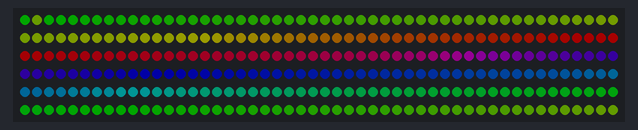
Bench run of a sketch on a simulated Arduino Uno, built with avr-gcc and run on an emulated ATmega328P. On the bench: 300 RGB LEDs in strip order, left to right, continuing on the next row. Dim RGB values are drawn brighter than linear; colours are those a GRB WS2812 strip shows for the declared byte order; random numbers use the default seed unless the sketch sets one; what the sketch prints to the serial monitor is not drawn.

Above: at 1.18 s.
At 18.22 s:
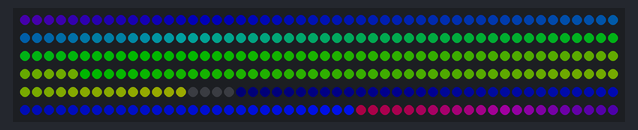
At 20.19 s:
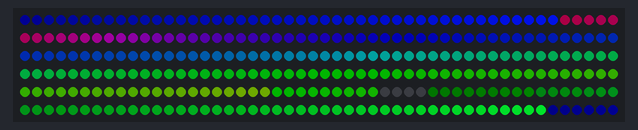
At 25.11 s:
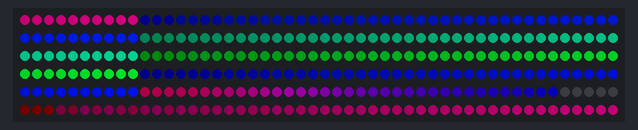
At 30.03 s:
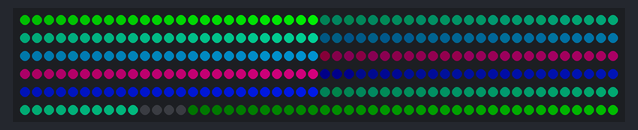
At 39.58 s:
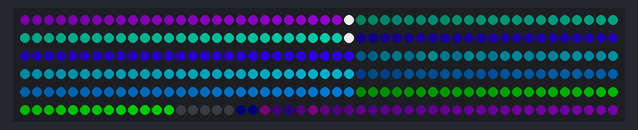

The sketch:

led_effect.ino
```cpp
#include "FastLED.h"

#define NUM_LEDS 300
#define DATA_PIN 17
#define RESOLUTION 256
#define NUM_METEORS 64
#define INCREASE_BRIGHTNESS (RESOLUTION / NUM_METEORS)
int DISPLAY_SPEED=60;

CRGB leds[NUM_LEDS];
 CHSV color[NUM_LEDS] ;
int br=100,brs=1;
int mode=0;
int bright=0;
int speed=0;
int wave=155,waves=1;

void meteors_with_spots(){
    int j=213;
    int H=random(128, 256);
    for(int i=INCREASE_BRIGHTNESS-1;i<256;i+=INCREASE_BRIGHTNESS){

    if(i==255)leds[j++].setHSV(H,0,i);
    else leds[j++].setHSV(H,255,i);
    }
    for(int a=0;a<50;a++){
      leds[0]=leds[NUM_LEDS-1];

      for(int i=NUM_LEDS-1;i>0;i--)
      {
         leds[i]=leds[i-1];

      }
      FastLED.show();
      delay(1000/DISPLAY_SPEED);
    }
}

void meteors(){
    int j=213;
    int H=random(128, 256);
    for(int i=INCREASE_BRIGHTNESS-1;i<256;i+=INCREASE_BRIGHTNESS){
          color[j].h=H;
          color[j].s=255;
          color[j].v=i;
        leds[j++]=color[j];

    }
    for(int a=0;a<50;a++){
      leds[0]=leds[NUM_LEDS-1];

      for(int i=NUM_LEDS-1;i>0;i--)
      {

         leds[i]=leds[i-1];

      }
      FastLED.show();
      delay(1000/DISPLAY_SPEED);
    }
}

void rainbow(){

   br+=brs;
      if(br==200)brs=-1;
      if(br==50)brs=1;
      color[0]=color[NUM_LEDS-1];
      for(int i=NUM_LEDS-1;i>0;i--)
      {
         color[i]=color[i-1];
         color[i].v=br;
         leds[i]=color[i];
      }

      FastLED.show();
      delay(1000/DISPLAY_SPEED);

}
void setRGB(){
   for(int i=0;i<NUM_LEDS;i++){
          color[i].h=i;
          color[i].s=255;
          color[i].v=100;
          leds[i]=color[i];
        }

}

void setup(){
  delay(1000);
  FastLED.addLeds<WS2812B,DATA_PIN>(leds,NUM_LEDS);
       setRGB();

        Serial.begin(9600);
      Serial.println("-------------Current version 20201006 updated---------------");

}
void starry(){
int ran=random(0, NUM_LEDS);
if(wave==160)waves=-1;
if(wave==150)waves=1;


   for(int i=0;i<NUM_LEDS;i++){
    color[i].h=wave;
    color[i].s=255;
    color[i].v=150;
    leds[i]=color[i];
   }
   wave+=waves;
   color[ran].s=0;
    color[ran].v=255;
    leds[ran]=color[ran];
    FastLED.show();
      delay(1000/DISPLAY_SPEED);
  }


void snow(){
const int R=60;
int ran[R];

for(int i=0;i<R;i++){
  ran[i]=random(0,NUM_LEDS);

}

if(wave==160)waves=-1;
if(wave==150)waves=1;


   for(int i=0;i<NUM_LEDS;i++){
    color[i].h=155;
    color[i].s=255;
    color[i].v=150;
    leds[i]=color[i];

   }

   for(int i=0;i<R;i++){
    color[ran[i]].s=0;
    color[ran[i]].v=255;
    leds[ran[i]]=color[i];

   }

   for(int j=0;j<255;j++){
     for(int i=0;i<R;i++){
    color[ran[i]].s=j;
    color[ran[i]].v=150;
    leds[ran[i]]=color[ran[i]];

   }
     FastLED.show();
      delay(100/DISPLAY_SPEED);
   }


  }


void loop(){

unsigned long record;
record=millis();
while((millis()-record)<15000)
{
    switch(mode){
              case 0:
                rainbow();
                break;
              case 1:
                meteors();
                break;
              case 2:
                meteors_with_spots();
                break;
              case 3:
                //starry();
                snow();
                break;
              case 4:
                starry();
                break;


         }

}
     if(mode<4)mode++;
     else mode=0;
     if(mode==0)setRGB();

FastLED.setBrightness(0);
FastLED.show();
delay(2000);


    switch(bright){
          case 0:
            FastLED.setBrightness(200);
            break;
          case 1:
            FastLED.setBrightness(80);
            break;
          case 2:
            FastLED.setBrightness(30);
            break;

     }
      switch(speed){
          case 0:
            DISPLAY_SPEED=60;
            break;
          case 1:
            DISPLAY_SPEED=60;
            break;
          case 2:
            DISPLAY_SPEED=120;
            break;

     }


  //rainbow();

}
```
